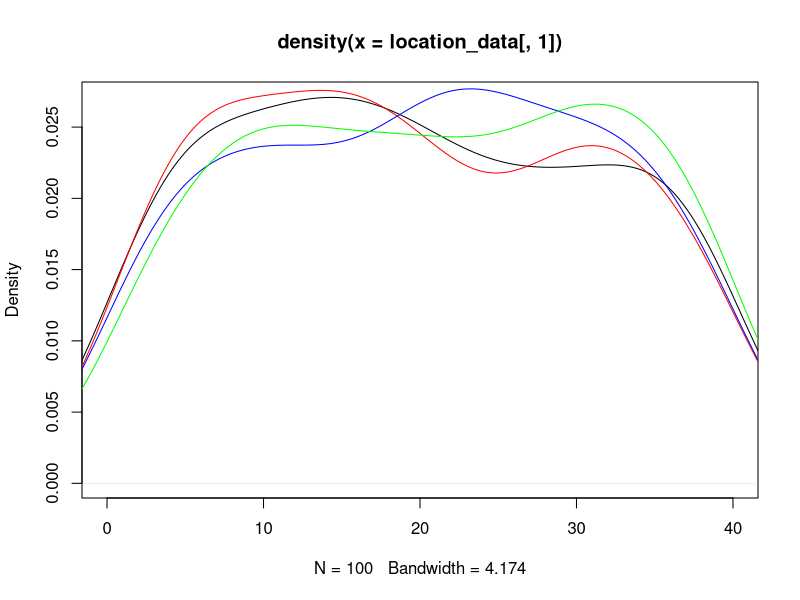
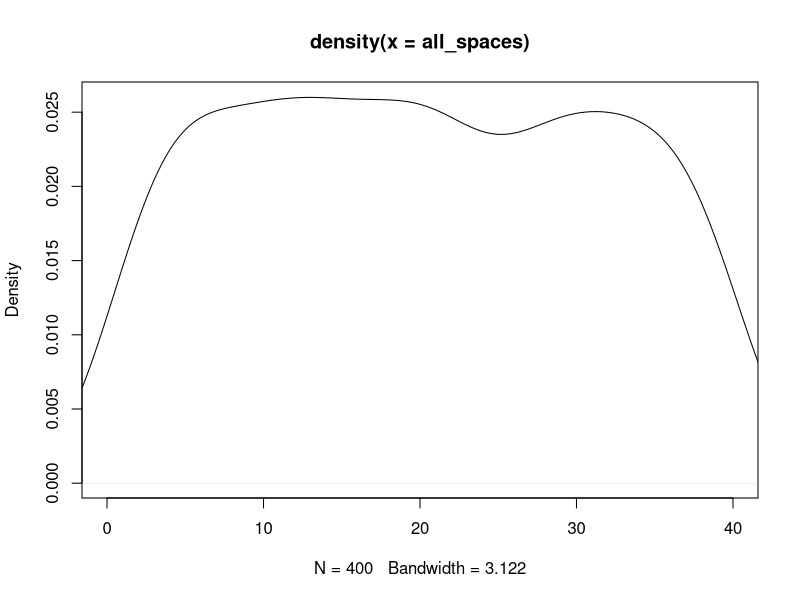
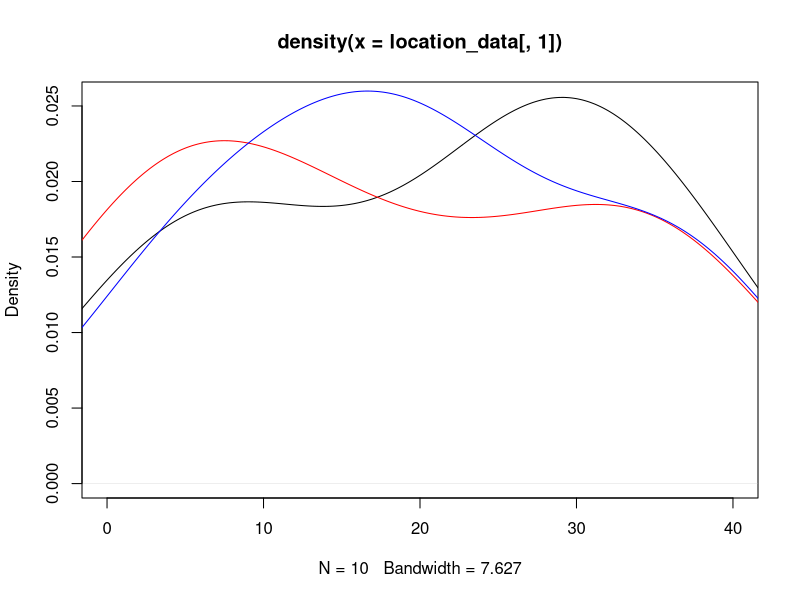
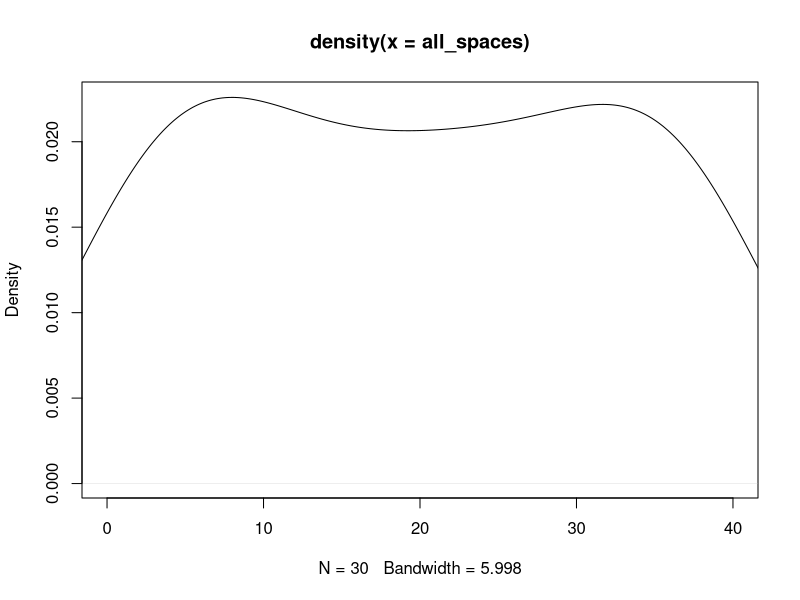

Generate these figures, in order, with R: (Note: this script raises an error after producing the figures.)
## ---- chunk 1
knitr::opts_chunk$set(echo = TRUE)
## ---- chunk 2
#libraries
library(dplyr)
library(ggplot2)
## ---- chunk 3
#Kayleigh
##LET'S GET MOVING

monopolyBoard <- read.csv("MonopolyBoard.csv", header = T)
monopolyBoard

# Using dice rolls to determine where a player will land on the board
#input: "location"; a number 1-40; where the player is on the board
#output: the amount of spaces the player will move until they are on their new location

#note that this is only accounting for standard dice rolls, no special rules yet...

lets_move = function(location) {
  dice_roll_1 <- sample(1:6, 1, replace = TRUE)
  dice_roll_2 <- sample(1:6, 1, replace = TRUE)
  
  roll_total <- sum(dice_roll_1, dice_roll_2)
  roll_double <- dice_roll_1 == dice_roll_2
  
    location = location + roll_total
    
  if (location <= 40) {
    location = location
  } else {
    location = location - 40
  }
  
  space = monopolyBoard$name[monopolyBoard$spaces == location]
  
  print("You're moving forward...")
  print(roll_total)
  
  print("You're on space...")
  print(location)
  
  #print(space) #This prints out the name of the space that they land on. 
}

#testers
lets_move(1)
lets_move(25)
lets_move(38)
lets_move(40)



#A function to move players around the board and to play Monopoly!
#input: "turns"; the amount of turns we should take
#output: a player's new location on the board

lets_play = function(turns) {
  location = 1
  print("Starting Location: GO!")
  for (i in 1:turns) {
    location = lets_move(location)
  }
  print("You've landed on...")
  return(location)
}



lets_play(10) #tester #in this example if you look at a reference monopoly board and "walk" your way around the board with each move being the number in each output, you'll land on the space on the board corresponding to the final output (when counting "GO" as 1 and/or 40) 

#testers 
#"lets_move" and "lets_play" have both been edited to print out phrases for each roll and move to make it easier to determine how the player is moving. 
#"You're moving forward..." gives the player's roll
#"You're on space..." is the players position after 1 turn/"lets_move"
  # Later try to switch this print statement to the name of the spot that the player is on 
#"You've landed on..." gives the final location after running "lets_play" for "x" turns.
  # Later try to switch this print statement to the name of the spot that the player is on 

lets_play(3)
lets_play(10)

## ---- chunk 4
##DOUBLE DOWN

##WORK IN PROGRESS

#A function using dice rolls to determine how many spaces a player will move with the additional rules for "doubles" in Monopoly
#input: "location"; a number 1-40 where the player is on the board
#outut: the number of spaces the player will move on the board, with the special case of rolling three "doubles" and landing in jail
double_down = function(location) {
  dice_roll_1 <- sample(1:6, 1, replace = TRUE)
  dice_roll_2 <- sample(1:6, 1, replace = TRUE)
  
  roll_total <- sum(dice_roll_1, dice_roll_2)
  roll_double <- dice_roll_1 == dice_roll_2
  
  print("roll was")
  print(roll_total)
    
  if (roll_double) {
    
    dice_roll_3 <- sample(1:6, 1, replace = TRUE)
    dice_roll_4 <- sample(1:6, 1, replace = TRUE)
    
    roll_total_2 <- sum(dice_roll_3, dice_roll_4)
    roll_double_2 <- dice_roll_3 == dice_roll_4
    
    print("roll double was")
    print(roll_total_2)

    
    if (roll_double_2) {
      dice_roll_5 <- sample(1:6, 1, replace = TRUE)
      dice_roll_6 <- sample(1:6, 1, replace = TRUE)
      
      roll_total_3 <- sum(dice_roll_5, dice_roll_6)
      roll_double_3 <- dice_roll_5 == dice_roll_6
      
      print("roll double was")
      print(roll_total_3)
      
      if (roll_double_3) {
        location = 11 #Jail
        print("doubles, doubles, doubles")
        print("You're going to JAIL!")
        
      } else {
        location = location + roll_total + roll_total_2 + roll_total_3
        print("doubles, doubles, not doubles")
        print("You're moving forward...")
        print(roll_total + roll_total_2 + roll_total_3)
      }
    } else {
      location = location + roll_total + roll_total_2
      print("doubles, not doubles")
      print("You're moving forward...")
      print(roll_total+roll_total_2)
    }
  } else {
    location = location + roll_total
    print("no doubles")
    print("You're moving forward...")
    print(roll_total)
  }

    
  if (location <= 40) {
    location = location
  } else {
    location = location - 40
  }

  
  print("You're on space...")
  print(location)
}

double_down(1)
#text out in the function is kinda funky right but it's just to make sure its working right
#In final version switch all dice rolls to sample(1:6,...)

## ---- chunk 5
##CHANCE AND COMMUNITY CHEST CARDS
Card_Numbers <- c(1, 2, 3, 4, 5, 6, 7, 8, 9, 10, 11, 12, 13, 14, 15, 16)

Chance_Cards <- c("Advance to Boardwalk", "Advance to Go (Collect $200)", "Advance to Illinois Avenue. If you pass Go, collect $200", "Advance to St. Charles Place. If you pass Go, collect $200", "Advance to the nearest Railroad. If unowned, you may buy it from the Bank. If owned, pay owner twice the rental to which they are otherwise entitled", "Advance to the nearest Railroad. If unowned, you may buy it from the Bank. If owned, pay owner twice the rental to which they are otherwise entitled", "Advance token to nearest Utility. If unowned, you may buy it from the Bank. If owned, throw dice and pay owner a total ten times amount thrown", "Bank pays you dividend of $50", "Get Out of Jail Free", "Go Back 3 Spaces", "Go to Jail. Go directly to Jail, do not pass Go, do not collect $200", "Make general repairs on all your property. For each house pay $25. For each hotel pay $100", "Speeding fine $15", "Take a trip to Reading Railroad. If you pass Go, collect $200", "You have been elected Chairman of the Board. Pay each player $50", "Your building loan matures. Collect $150")

Chance <- data.frame(Chance_Cards, Card_Numbers)
Chance
##Chance cards to move a player to a new space:
  #1 -> Advance to Boardwalk (space 40)
  #2 -> Advance to Go (space 1)
  #3 -> Advance to Illinois Avenue (space 25)
  #4 -> Advance to St. Charles Place (space 12)
  #5 -> Advance to nearest Railroad (space(s) 6, 16, 26, 36)
  #6 -> Advance to nearest Railraod (space(s) 6, 16, 26, 36)
  #7 -> Advance to nearest Utility (space(s) 13, 29)
  #11 -> Go to Jail (space 11)
  #14 -> Take a trip to Reading Railroad (space 6)

Community_Chest_Cards <- c("Advance to Go (Collect $200)", "Bank error in your favor. Collect $200", "Doctor’s fee. Pay $50", "From sale of stock you get $50", "Get Out of Jail Free", "Go to Jail. Go directly to jail, do not pass Go, do not collect $200", "Holiday fund matures. Receive $100", "Income tax refund. Collect $20", "It is your birthday. Collect $10 from every player", "Life insurance matures. Collect $100", "Pay hospital fees of $100", "Pay school fees of $50", "Receive $25 consultancy fee", "You are assessed for street repair. $40 per house. $115 per hotel", "You have won second prize in a beauty contest. Collect $10", "You inherit $100")

Community_Chest <- data.frame(Community_Chest_Cards, Card_Numbers)
Community_Chest

##Community Chest Cards that move a player to a new space:
  #1 -> Advance to GO (space 1)
  #5 -> Go to Jail (space 11)

## ---- chunk 6
# heidi

#the function "who_goes_first" simulates the initial roll before the game begins in order to determine which player goes first
# input is a number of how many players are going to be playing
# output is the value of each players roll and the player that will start the game based on who had the highest roll
who_goes_first <- function(num_players){
  initial_rolls <- c()
  for (i in 1:num_players) {
    player_i_roll <- sum(sample(1:6, 2, replace=TRUE))
    initial_rolls <- c(initial_rolls, player_i_roll) # vector of every player's roll
    print(paste("Player", i, "rolled", player_i_roll))
  }
  cat("\n")
  if(sum(initial_rolls == max(initial_rolls)) >= 2){
    while (sum(initial_rolls == max(initial_rolls)) >= 2) { # if players tied for highest number
      tied_players <- which(initial_rolls==max(initial_rolls)) # identify which players tied
      print("It's a tie! Roll again")
      cat("\n")
      tie_breaker_rolls <- c()
      for (i in tied_players) { # tied players roll again
       player_i_roll2 <- sum(sample(1:6, 2, replace=TRUE))
       tie_breaker_rolls <- c(tie_breaker_rolls, player_i_roll2)
       print(paste("Player", i, "rolled", player_i_roll2))
      }
      initial_rolls <- tie_breaker_rolls
      highest_roll <- max(tie_breaker_rolls)
      highest_player2 <- tied_players[which(tie_breaker_rolls == highest_roll)]
    }
    cat("\n")
    print(paste("Player", highest_player2, "goes first!"))
  }
  else {
    highest_player <- which.max(initial_rolls) # who rolled the highest number
    print(paste("Player", highest_player, "goes first!"))
  }
}

who_goes_first(4) # test function

## ---- chunk 7
# Olivia
# Website for data: https://stat-jet-asu.github.io/Datasets/InstructorDescriptions/monopoly.html

monopolyBoard <- read.csv("MonopolyBoard.csv", header = T)
head(monopolyBoard)

# This section is for question number 2

# Kayleigh's lets_play function from above incorporating players and density plots
# uses lets_move function from above
# input: turns, # of turns to iterate through; players, number of players (2-4)
# output: density plot with a line for each player's frequency of spaces landed on 
# & density plot for the combined frequency of spaces landed on for all players

lets_play = function(turns, players) {
  location_data <- as.data.frame(matrix(nrow = turns, ncol = players))
  
for (j in 1:players) {
  location = 1
  
  for (i in 1:turns) {
    
    location = lets_move(location)
    location_data[i,j] <- location
    }
  }
  
  # creates density plot of frequency of landing on each space for each player
  plot(density(location_data[,1]), xlim = c(0,40), col = "black")
  
  colors <- c("red", "blue", "green")
  
  for (k in 2:players) {
  lines(density(location_data[,k]), col = colors[k-1]) # adds a density line for each player after the first
  }
  
  # creates density plot for total frequency landing on each space (all players spaces included)
  all_spaces <- as.vector(as.matrix(location_data))
  plot(density(all_spaces), xlim = c(0,40), col = "black")
}
lets_play(100, 4)

## ---- chunk 8
who_goes_first2 <- function(num_players){
  initial_rolls <- c()
  for (i in 1:num_players) {
    player_i_roll <- sum(sample(1:6, 2, replace=TRUE))
    initial_rolls <- c(initial_rolls, player_i_roll) # vector of every player's roll
#    print(paste("Player", i, "rolled", player_i_roll))
  }
  cat("\n")
  if(sum(initial_rolls == max(initial_rolls)) >= 2){
    while (sum(initial_rolls == max(initial_rolls)) >= 2) { # if players tied for highest number
      tied_players <- which(initial_rolls==max(initial_rolls)) # identify which players tied
#      print("It's a tie! Roll again")
#      cat("\n")
      tie_breaker_rolls <- c()
      for (i in tied_players) { # tied players roll again
       player_i_roll2 <- sum(sample(1:6, 2, replace=TRUE))
       tie_breaker_rolls <- c(tie_breaker_rolls, player_i_roll2)
#       print(paste("Player", i, "rolled", player_i_roll2))
      }
      initial_rolls <- tie_breaker_rolls
      highest_roll <- max(tie_breaker_rolls)
      highest_player2 <- tied_players[which(tie_breaker_rolls == highest_roll)]
    }
#    cat("\n")
#    print(paste("Player", highest_player2, "goes first!"))
  }
  else {
    highest_player <- which.max(initial_rolls) # who rolled the highest number
#    print(paste("Player", highest_player, "goes first!"))
#    return(highest_player)
  
    
  # creating player order
  player_order <- length(num_players)
  player_order[1] <- as.integer(highest_player)

 for (j in 2:num_players) {
    
  player_order[j] <- as.integer(player_order[j-1] + 1)
  if (player_order[j] > num_players) {
    player_order[j] <- 1
  }
 }
  print(player_order)
  }
  
  playerlist <- (list(highest_player, player_order))
  return(playerlist)
}

#who_goes_first2(4)

## ---- chunk 9
# Question number 3 -- including jail and double rolls

lets_move2 = function(location) {
  dice_roll_1 <- sample(1:6, 1, replace = TRUE)
  dice_roll_2 <- sample(1:6, 1, replace = TRUE)
  
  roll_total <- sum(dice_roll_1, dice_roll_2)
  roll_double <- dice_roll_1 == dice_roll_2
  
    location = location + roll_total # updates location to be previous location + roll total
    double3 = "false" # double3 is assigned "true" if the player double rolls 3x (as seen in if statement below), otherwise it is assigned "false" 
    
  # first double roll -> roll again
  if (roll_double == TRUE) {
    dice_roll_3 <- sample(1:6, 1, replace = TRUE)
    dice_roll_4 <- sample(1:6, 1, replace = TRUE)
    
    roll_total2 <- sum(dice_roll_3, dice_roll_4)
    roll_double2 <- dice_roll_3 == dice_roll_4
    
    location = location + roll_total2
    double3 = "false"
    
    # if player is at a location past 40, subtract 40 so they go back to the GO space at location "41"
    # this is included in each if statement below so that it applies if player has to roll again
    if (location <= 40) {
      location = location
    } else {
      location = location - 40
    }
     
      # second double roll -> roll again
      if (roll_double2 == TRUE) {
        dice_roll_5 <- sample(1:6, 1, replace = TRUE)
        dice_roll_6 <- sample(1:6, 1, replace = TRUE)
    
        roll_total3 <- sum(dice_roll_5, dice_roll_6)
        roll_double3 <- dice_roll_5 == dice_roll_6
    
        location = location + roll_total3
        double3 = "false"
        
        if (location <= 40) {
          location = location
        } else {
          location = location - 40
        }
        
        # third double roll -> go to jail
          if (roll_double3 == TRUE) {
            location = monopolyBoard$spaces[monopolyBoard$name == "Jail"]
            double3 = "true"
          }
      }
  }  
    
  if (location <= 40) {
    location = location
  } else {
    location = location - 40
  }
  
  listdata <- (list(location, double3)) # creates list for outputs "location" and "double3"
  # if you need to access location from this function, use lets_move2(location)[[1]]
  # if you need to access double3, use lets_move2(double3)[[2]]
  return(listdata)
  
}


# lets_play2 is currently set up to have each player go thru all their turns and then move onto the next player
# probably need to fix this for question 5

## ---- chunk 10

lets_play2 = function(turns, players) {
  
  
  location_data <- as.data.frame(matrix(nrow = turns, ncol = players)) # dataframe will keep data for locations of players for each turn
  double3data <- as.data.frame(matrix(nrow = turns, ncol = players)) # dataframe will say "true" if player double rolled 3x (which lands them in jail) and "false" if they didn't double roll 3x
  
    # puts players in order
    colnames(location_data) <- who_goes_first2(players)[[2]]
  
    location = 1 # each player starts at location 1
    location_data[1,] <- location
    double3 = 0 # initializing "double3" which will be later assigned a "true" or "false" based on if player double rolled 3x
  
    for (i in 2:turns) { # iterates through number of turns
      
        for (j in 1:players) { # rotates through each player
          
        location = lets_move2(location_data[i-1,j])[[1]] # takes location from lets_move2 function and assigns it to location
        location_data[i,j] <- as.integer(location) # puts location value into the dataframe of locations for each player
        double3data[i,j] <- lets_move2(double3)[[2]] # takes "true" or "false" value from double3 and adds it to double3data dataframe
        
      # deals with landing in jail from "go to jail" space and staying there for next 3 turns
      if (31 %in% location_data[i-1,j]) { # if you landed on 31 in the last turn (i-1 turn), you go to jail (space 11) for the ith turn
        location <- 11
        location_data[i,j] <- as.integer(location) # new location is 11
      } else if (11 %in% location_data[i-1,j] & 31 %in% location_data[i-2,j]) { # if you were on space 11 last turn AND you were on space 31 2 turns ago, you stay in jail (space 11) for turn i
        location <- 11
        location_data[i,j] <- as.integer(location)  
      } else if (11 %in% location_data[i-2,j] & 31 %in% location_data[i-3,j]) {
        location <- 11
        location_data[i,j] <- as.integer(location)
      }
        
      # landing in jail from 3x double roll and staying there for next 3 turns
      if (11 %in% location_data[i,j] & "true" %in% double3data[i-1,j]) { # if player's location is 11 (jail) and double3data is"true" (player double rolled 3x), player stays in jail. all 3 if/else if statements keep player in jail for the next 3 turns
        location <- 11
        location_data[i,j] <- as.integer(location)
      } else if (11 %in% location_data[i-1,j] & "true" %in% double3data[i-2,j]) { # 
        location <- 11
        location_data[i,j] <- as.integer(location)
      } else if (11 %in% location_data[i-2,j] & "true" %in% double3data[i-3,j]) {
        location <- 11
        location_data[i,j] <- as.integer(location)
      }
        
    }
  }
  print(location_data)
  
  # creates density plot of frequency of landing on each space for each player
  plot(density(location_data[,1]), xlim = c(0,40), col = "black")
  
  colors <- c("red", "blue", "green")
  
  for (k in 2:players) {
    lines(density(location_data[,k]), col = colors[k-1]) # adds a density line for each player after the first
  }
  
  # creates density plot for total frequency landing on each space (all players spaces included)
  all_spaces <- as.vector(as.matrix(location_data))
  plot(density(all_spaces), xlim = c(0,40), col = "black")
  
}
 
lets_play2(10, 3)

location_data

# how should we go about recording spaces landed on when double rolls occur?

## ---- chunk 11
# olivia (ignore this its a work in progress)
# Figure out how to have players pay and recieve money from landing on chance and community chest spaces

     if(draw_card == 5){
        if(location >= 37 && location <= 5){
              location = 6
              
              
            } else if (location >= 6 && location <= 15){
                location = 16
              } else {
                if(location >= 16 && location <= 25){
                  location = 26
                } else {
                  location = 36
                }
              }
            }
  
    if(draw_card == 6){
        if(location >= 37 && location <= 5){
              location = 6
            } else {
              if (location >= 6 && location <= 15){
                location = 16
              } else {
                if(location >= 16 && location <= 25){
                  location = 26
                } else {
                  location = 36
                }
              }
            }
    }

#################

Updating_Player_Bank <- function(location) {
  if(location == 2 || location == 4 || location == 6 || location == 7 || location == 9 || location == 10 || location == 12 || location == 13 || location == 14 || location == 15 || location == 16 || location == 17 || location == 19 || location == 20 || location == 22 || location == 24 || location == 25 || location == 26 || location == 27 || location == 28 || location == 29 || location == 30 || location == 32 || location == 33 || location == 35 || location == 36 || location == 38 || location == 40){
    location = location
    spot <- which(Property_Statuses$Space == location)
    cost <- which(monopolyBoard$spaces == location)
    owned_by_player <- Property_Statuses$Owned_By_Player[spot]
    The_Players$Player_Bank[owned_by_player] <- The_Players$Player_Bank[owned_by_player] + monopolyBoard$cost[cost]
    The_Players$Player_Bank[owned_by_player]
    The_Players
    
    The_Players$Player_Bank[owned_by_player] <- The_Players$Player_Bank[owned_by_player] + monopolyBoard$rent_0[cost]
    
    The_Players$Player_Bank[j] <- The_Players$Player_Bank[j] - monopolyBoard$rent_0[cost]
    
    return(The_Players)

  }
}

#########################################

lets_move3 = function(location) {
  dice_roll_1 <- sample(1:6, 1, replace = TRUE)
  dice_roll_2 <- sample(1:6, 1, replace = TRUE)
  
  roll_total <- sum(dice_roll_1, dice_roll_2)
  roll_double <- dice_roll_1 == dice_roll_2
  
    location = location + roll_total
    double3 = "false"
  
  print("your roll total is...")
  print(roll_total)

  if (location <= 40) {
      location = location
  } else {
      location = location - 40
  }
   
  print("your location is...")
  print(location)
  
  Updating_Player_Bank(location)
  
  if(location == 8 || location == 23 || location == 27) {
    location = Drawing_Chance(location)
    print("your location is...")
    print(location)
#    Updating_Player_Bank(location)
  }
  
  if(location == 3 || location == 18 || location == 34) {
    location = Drawing_Community_Chest(location)
    print("your location is...")
    print(location)
#    Updating_Player_Bank(location)
  }
    
  # first double roll -> roll again
  if (roll_double == TRUE) {
    dice_roll_3 <- sample(1:6, 1, replace = TRUE)
    dice_roll_4 <- sample(1:6, 1, replace = TRUE)
    
    roll_total2 <- sum(dice_roll_3, dice_roll_4)
    roll_double2 <- dice_roll_3 == dice_roll_4
    
    location = location + roll_total2
    double3 = "false"
    print("1 double")
    
    if (location <= 40) {
      location = location
    } else {
      location = location - 40
    }
    
    
    if(location == 8 || location == 23 || location == 27) {
    location = Drawing_Chance(location)
    }
  
  if(location == 3 || location == 18 || location == 34) {
    location = Drawing_Community_Chest(location)
  }
    
    Updating_Player_Bank(location)
     
      # second double roll -> roll again
      if (roll_double2 == TRUE) {
        dice_roll_5 <- sample(1:6, 1, replace = TRUE)
        dice_roll_6 <- sample(1:6, 1, replace = TRUE)
    
        roll_total3 <- sum(dice_roll_5, dice_roll_6)
        roll_double3 <- dice_roll_5 == dice_roll_6
    
        location = location + roll_total3
        double3 = "false"
        print("2 doubles")
        
        if (location <= 40) {
          location = location
        } else {
          location = location - 40
        }
        
        
        if(location == 8 || location == 23 || location == 27) {
          location = Drawing_Chance(location)
        }
  
        if(location == 3 || location == 18 || location == 34) {
          location = Drawing_Community_Chest(location)
         
        }
        
        Updating_Player_Bank(location)
        
        # third double roll -> go to jail
          if (roll_double3 == TRUE) {
            location = monopolyBoard$spaces[monopolyBoard$name == "Jail"]
            double3 = "true"
            print("three doubles")
          }
      }
  }  
   
  location = location 
  
  print("your location is...")
  print(location)
  listdata <- (list(location, double3, The_Players))
  return(listdata)
  
}

##########

lets_play3 = function(turns, players) {
  
  location_data <- as.data.frame(matrix(nrow = turns, ncol = players))
  double3data <- as.data.frame(matrix(nrow = turns, ncol = players))
  
    colnames(location_data) <- who_goes_first2(players)[[2]]
  
    location = 1
    location_data[1,] <- location
    double3 = 0
  
    for (i in 2:turns) {
      
        for (j in 1:players) {
          
        location = lets_move3(location_data[i-1,j])[[1]]
        location_data[i,j] <- as.integer(location)
        double3data[i,j] <- lets_move3(double3)[[2]]
        
      # deals with landing in jail from "go to jail" space and staying there for next 3 turns
      if (31 %in% location_data[i-1,j]) { # if you land on 31 (go to jail), next location is in jail (space 11)
        location <- 11
        location_data[i,j] <- as.integer(location)
      } else if (11 %in% location_data[i-1,j] & 31 %in% location_data[i-2,j]) {
        location <- 11
        location_data[i,j] <- as.integer(location)
      } else if (11 %in% location_data[i-2,j] & 31 %in% location_data[i-3,j]) {
        location <- 11
        location_data[i,j] <- as.integer(location)
      }
        
      # landing in jail from 3x double roll and staying there for next 3 turns
      if (11 %in% location_data[i,j] & "true" %in% double3data[i-1,j]) { # "true" means player double rolled 3x -> jail
        location <- 11
        location_data[i,j] <- as.integer(location)
      } else if (11 %in% location_data[i-1,j] & "true" %in% double3data[i-2,j]) { # 
        location <- 11
        location_data[i,j] <- as.integer(location)
      } else if (11 %in% location_data[i-2,j] & "true" %in% double3data[i-3,j]) {
        location <- 11
        location_data[i,j] <- as.integer(location)
      }
        
    }
  }
  print(location_data)
  print(double3data)
  print(The_Players)

  
  # creates density plot of frequency of landing on each space for each player
  plot(density(location_data[,1]), xlim = c(0,40), col = "black")
  
  plot(location_data[,1], xlim= c(0,40), col="black", type="h", xlab="Spaces", ylab="Frequency", main="Frequency of Landing on Each Space for Each Player")
  
  colors <- c("red", "blue", "green")
  
  for (k in 2:players) {
    lines(density(location_data[,k]), col = colors[k-1]) # adds a density line for each player after the first
  }
  
  # creates density plot for total frequency landing on each space (all players spaces included)
  all_spaces <- as.vector(as.matrix(location_data))
  plot(density(all_spaces), xlim = c(0,40), col = "black")
  
}


## ---- chunk 12
#4 - Kayleigh and Maddie 
#Chance - spaces 8, 23, 37
#Community Chest - spaces 3, 18, 34
Chance

Drawing_Chance = function(location) {
  location = location
  draw_card <- sample(1:16, 1, replace = TRUE)
  player_card <- Chance$Chance_Cards[draw_card]
  print(player_card)

  
      if(draw_card == 1) {
        location = 1
      }
      
      if(draw_card == 2) {
        location = 1
      }
      
      if(draw_card == 3) {
        location = 25
      }
  
      if(draw_card == 4){
        location = 12
      }
  
      if(draw_card == 5){
        if(location >= 37 && location <= 5){
              location = 6
            } else {
              if (location >= 6 && location <= 15){
                location = 16
              } else {
                if(location >= 16 && location <= 25){
                  location = 26
                } else {
                  location = 36
                }
              }
            }
    }
  
    if(draw_card == 6){
        if(location >= 37 && location <= 5){
              location = 6
            } else {
              if (location >= 6 && location <= 15){
                location = 16
              } else {
                if(location >= 16 && location <= 25){
                  location = 26
                } else {
                  location = 36
                }
              }
            }
    }
  
    if(draw_card == 7){
        if(location >= 29 && location <= 12){
              location = 13
            } else {
              location = 29
    }
  }
  
    if(draw_card == 11) {
      location = 11
    }
  
    if(draw_card == 14) {
      location = 6
    }
  
    if(draw_card == 10) {
      location = location - 3
    }
  
    location = location
    return(location)
}

Drawing_Chance(8)
Drawing_Chance(23)
Drawing_Chance(37)

Drawing_Community_Chest = function(location) {
  location = location
  draw_card_chest <- sample(1:16, 1, replace = TRUE)
  player_card_chest <- Community_Chest$Community_Chest_Cards[draw_card_chest]
  print(player_card_chest)
  print(location)
  
  if (draw_card_chest == 1) {
    location = 1
  } else {
    if (draw_card_chest == 6) {
    location = 11
    } else {
      location = location
    }
  
  }
  
  location = location 
  return(location)
}

Drawing_Community_Chest(3)
Drawing_Community_Chest(18)
Drawing_Community_Chest(34)

lets_move3 = function(location) {
  dice_roll_1 <- sample(1:6, 1, replace = TRUE)
  dice_roll_2 <- sample(1:6, 1, replace = TRUE)
  
  roll_total <- sum(dice_roll_1, dice_roll_2)
  roll_double <- dice_roll_1 == dice_roll_2
  
    location = location + roll_total
    double3 = "false"
  
  print("your roll total is...")
  print(roll_total)

  if (location <= 40) {
      location = location
  } else {
      location = location - 40
  }
   
  print("your location is...")
  print(location)
  
  if(location == 8 || location == 23 || location == 27) {
    location = Drawing_Chance(location)
    print("your location is...")
    print(location)
  }
  
  if(location == 3 || location == 18 || location == 34) {
    location = Drawing_Community_Chest(location)
    print("your location is...")
    print(location)
  }
    
  # first double roll -> roll again
  if (roll_double == TRUE) {
    dice_roll_3 <- sample(1:6, 1, replace = TRUE)
    dice_roll_4 <- sample(1:6, 1, replace = TRUE)
    
    roll_total2 <- sum(dice_roll_3, dice_roll_4)
    roll_double2 <- dice_roll_3 == dice_roll_4
    
    location = location + roll_total2
    double3 = "false"
    print("1 double")
    
    if (location <= 40) {
      location = location
    } else {
      location = location - 40
    }
    
    
    if(location == 8 || location == 23 || location == 27) {
    location = Drawing_Chance(location)
    }
  
  if(location == 3 || location == 18 || location == 34) {
    location = Drawing_Community_Chest(location)
    }
     
      # second double roll -> roll again
      if (roll_double2 == TRUE) {
        dice_roll_5 <- sample(1:6, 1, replace = TRUE)
        dice_roll_6 <- sample(1:6, 1, replace = TRUE)
    
        roll_total3 <- sum(dice_roll_5, dice_roll_6)
        roll_double3 <- dice_roll_5 == dice_roll_6
    
        location = location + roll_total3
        double3 = "false"
        print("2 doubles")
        
        if (location <= 40) {
          location = location
        } else {
          location = location - 40
        }
        
        if(location == 8 || location == 23 || location == 27) {
          location = Drawing_Chance(location)
        }
  
        if(location == 3 || location == 18 || location == 34) {
          location = Drawing_Community_Chest(location)
         
        }
        
        # third double roll -> go to jail
          if (roll_double3 == TRUE) {
            location = monopolyBoard$spaces[monopolyBoard$name == "Jail"]
            double3 = "true"
            print("three doubles")
          }
      }
  }  
   
  location = location 
  
  print("your location is...")
  print(location)
  listdata <- (list(location, double3))
  return(listdata)
  
}

lets_move3(1)


lets_play3 = function(turns, players) {
  
  location_data <- as.data.frame(matrix(nrow = turns, ncol = players))
  double3data <- as.data.frame(matrix(nrow = turns, ncol = players))
  
    colnames(location_data) <- who_goes_first2(players)[[2]]
  
    location = 1
    location_data[1,] <- location
    double3 = 0
  
    for (i in 2:turns) {
      
        for (j in 1:players) {
          
        location = lets_move3(location_data[i-1,j])[[1]]
        location_data[i,j] <- as.integer(location)
        double3data[i,j] <- lets_move3(double3)[[2]]
        
      # deals with landing in jail from "go to jail" space and staying there for next 3 turns
      if (31 %in% location_data[i-1,j]) { # if you land on 31 (go to jail), next location is in jail (space 11)
        location <- 11
        location_data[i,j] <- as.integer(location)
      } else if (11 %in% location_data[i-1,j] & 31 %in% location_data[i-2,j]) {
        location <- 11
        location_data[i,j] <- as.integer(location)
      } else if (11 %in% location_data[i-2,j] & 31 %in% location_data[i-3,j]) {
        location <- 11
        location_data[i,j] <- as.integer(location)
      }
        
      # landing in jail from 3x double roll and staying there for next 3 turns
      if (11 %in% location_data[i,j] & "true" %in% double3data[i-1,j]) { # "true" means player double rolled 3x -> jail
        location <- 11
        location_data[i,j] <- as.integer(location)
      } else if (11 %in% location_data[i-1,j] & "true" %in% double3data[i-2,j]) { # 
        location <- 11
        location_data[i,j] <- as.integer(location)
      } else if (11 %in% location_data[i-2,j] & "true" %in% double3data[i-3,j]) {
        location <- 11
        location_data[i,j] <- as.integer(location)
      }
        
    }
  }
  print(location_data)
  print(double3data)


  
  # creates density plot of frequency of landing on each space for each player
  plot(density(location_data[,1]), xlim = c(0,40), col = "black")
  
  plot(location_data[,1], xlim= c(0,40), col="black", type="h", xlab="Spaces", ylab="Frequency", main="Frequency of Landing on Each Space for Each Player")
  
  colors <- c("red", "blue", "green")
  
  for (k in 2:players) {
    lines(density(location_data[,k]), col = colors[k-1]) # adds a density line for each player after the first
  }
  
  # creates density plot for total frequency landing on each space (all players spaces included)
  all_spaces <- as.vector(as.matrix(location_data))
  plot(density(all_spaces), xlim = c(0,40), col = "black")
  
}


lets_play3(100, 4)

## ---- chunk 13

#use lets_move2 for freq plot

 
## ---- chunk 14
#hello
dice_roll <- sum(sample(1:6, 2, replace = TRUE))
dice_roll

Drawing_Chance = function(location, Player_Bank) {
  location = location
  Player_Bank = Player_Bank
  
  draw_card <- sample(1:16, 1, replace = TRUE)
  player_card <- Chance$Chance_Cards[draw_card]
  print(player_card)

  
      if(draw_card == 1) {
        location = 1
      }
      
      if(draw_card == 2) {
        location = 1
        Player_Bank = Player_Bank + 200
      }
      
      if(draw_card == 3) {
        if(location > 25){
          Player_Bank = Player_Bank + 200
        }else{
          Player_Bank = Player_Bank
    }
        location = 25
      }
  
      if(draw_card == 4){
        if(location > 13 ){
          Player_Bank = Player_Bank + 200
        }else{
          Player_Bank = Player_Bank
    }
        location = 12
      }
  
      if(draw_card == 5){
        if(location >= 37 && location <= 5){
              location = 6
            } else {
              if (location >= 6 && location <= 15){
                location = 16
              } else {
                if(location >= 16 && location <= 25){
                  location = 26
                } else {
                  location = 36
                }
              }
            }
    }
  
    if(draw_card == 6){
        if(location >= 37 && location <= 5){
              location = 6
            } else {
              if (location >= 6 && location <= 15){
                location = 16
              } else {
                if(location >= 16 && location <= 25){
                  location = 26
                } else {
                  location = 36
                }
              }
            }
    }
  
    if(draw_card == 7){
        if(location >= 29 && location <= 12){
              location = 13
            } else {
              location = 29
    }
    }
  
    if(draw_card == 8){
      Player_Bank = Player_Bank + 50
    }
  
    if(draw_card == 10) {
      location = location - 3
    }
  
    if(draw_card == 11) {
      location = 11
    }
  
    if(draw_card == 13){
      Player_Bank = Player_Bank - 15
    }
  
    if(draw_card == 14) {
      if(location > 6){
        Player_Bank = Player_Bank + 200
      }else{
        Player_Bank = Player_Bank
    }
      location = 6
    }
  
    if(draw_card == 16){
      Player_Bank = Player_Bank + 150
    }
  
    Player_Bank = Player_Bank
    location = location
    return(Player_Bank)
    return(location)
}

Drawing_Community_Chest = function(location, Player_Bank) {
  location = location
  Player_Bank = Player_Bank
  
  draw_card_chest <- sample(1:16, 1, replace = TRUE)
  player_card_chest <- Community_Chest$Community_Chest_Cards[draw_card_chest]
  print(player_card_chest)
  print(location)
  
  if (draw_card_chest == 1) {
    location = 1
    Player_Bank = Player_Bank + 200
  }
  
  #Bank error in your favor. Collect $200
  if(draw_card == 2){
    Player_Bank = Player_Bank + 200
  }
  
  #Doctor’s fee. Pay $50
  if(draw_card == 3){
    Player_Bank = Player_Bank - 50
  }
  
  #From sale of stock you get $50
  if(draw_card == 4){
    Player_Bank = Player_Bank + 50
  }
  
  if(draw_card_chest == 6) {
    location = 11
  }
  
  #Holiday fund matures. Receive $100
  if(draw_card == 7){
    Player_Bank = Player_Bank + 100
  }
  
  #Income tax refund. Collect $20
  if(draw_card == 8){
    Player_Bank = Player_Bank + 20
  }
  
  #Life insurance matures. Collect $100
  if(draw_card == 10){
    Player_Bank = Player_Bank + 100
  }
  
  #Pay hospital fees of $100
  if(draw_card == 11){
    Player_Bank = Player_Bank - 100
  }
  
  #Pay school fees of $50
  if(draw_card == 12){
    Player_Bank = Player_Bank - 50
  }
  
  #Receive $25 consultancy fee
  if(draw_card == 13){
    Player_Bank = Player_Bank + 25
  }
  
  #You have won second prize in a beauty contest. Collect $10
  if(draw_card == 15){
    Player_Bank = Player_Bank + 10
  }
  
  #You inherit $100
  if(draw_card == 16){
    Player_Bank = Player_Bank + 100
  }
  
  location = location 
  Player_Bank = Player_Bank
  return(Player_Bank)
  return(location)
}



Chance
Community_Chest
## ---- chunk 15
library(tidyverse)
## ---- chunk 16
Players <- c("Player 1", "Player 2", "Player 3", "Player 4")
Player_Bank <- c(1250, 1250, 1250, 1250)
The_Players <- data.frame(Players, Player_Bank)

Property <- c("Mediterranean", "Baltic", "Reading Railroad", "Oriental", "Vermot", "Connecticut", "St. Charles", "Electric Company", "States", "Virginia", "Pennsylvania Railroad", "St. James", "Tennessee", "New York", "Kentucky", "Indiana", "Illinios", "B&O Railroad", "Atlantic", "Ventnor", "Water Works", "Marvin Gardens", "Pacific", "N. Carolina", "Pennsylvania", "Short Line Railroad", "Park Place", "Boardwalk")
Owned_By_Player <- sample(1:4, 28, replace = TRUE)
Space <- c(2, 4, 6, 7, 9, 10, 12, 13, 14, 15, 16, 17, 19, 20, 22, 24, 25, 26, 27, 28, 29, 30, 32, 33, 35, 36, 38, 40)
Property_Statuses <- data.frame(Property, Space, Owned_By_Player)
Property_Statuses


Updating_Player_Bank <- function(location, j) {
  if(location == 2 || location == 4 || location == 6 || location == 7 || location == 9 || location == 10 || location == 12 || location == 13 || location == 14 || location == 15 || location == 16 || location == 17 || location == 19 || location == 20 || location == 22 || location == 24 || location == 25 || location == 26 || location == 27 || location == 28 || location == 29 || location == 30 || location == 32 || location == 33 || location == 35 || location == 36 || location == 38 || location == 40){
    
    location = location
    spot <- which(Property_Statuses$Space == location)
    cost <- which(monopolyBoard$spaces == location)
    owned_by_player <- Property_Statuses$Owned_By_Player[spot]
    
    The_Players$Player_Bank[owned_by_player] <- The_Players$Player_Bank[owned_by_player] + monopolyBoard$rent_0[cost]
    
    The_Players$Player_Bank[j] <- The_Players$Player_Bank[j] - monopolyBoard$rent_0[cost]
    
    The_Players
  }
}

Updating_Player_Bank(2, 3)

lets_move3 = function(location) {
  dice_roll_1 <- sample(1:6, 1, replace = TRUE)
  dice_roll_2 <- sample(1:6, 1, replace = TRUE)
  
  roll_total <- sum(dice_roll_1, dice_roll_2)
  roll_double <- dice_roll_1 == dice_roll_2
  
    location = location + roll_total
    double3 = "false"


  if (location <= 40) {
      location = location
  } else {
      location = location - 40
  }

  if(location == 8 || location == 23 || location == 27) {
    location = Drawing_Chance(location)

  }
  
  if(location == 3 || location == 18 || location == 34) {
    location = Drawing_Community_Chest(location)

  }

Updating_Player_Bank(location, j)

  # first double roll -> roll again
  if (roll_double == TRUE) {
    dice_roll_3 <- sample(1:6, 1, replace = TRUE)
    dice_roll_4 <- sample(1:6, 1, replace = TRUE)
    
    roll_total2 <- sum(dice_roll_3, dice_roll_4)
    roll_double2 <- dice_roll_3 == dice_roll_4
    
    location = location + roll_total2
    double3 = "false"

    
    if (location <= 40) {
      location = location
    } else {
      location = location - 40
    }
    
    
    if(location == 8 || location == 23 || location == 27) {
    location = Drawing_Chance(location)
    }
  
  if(location == 3 || location == 18 || location == 34) {
    location = Drawing_Community_Chest(location)
    }
    
    Updating_Player_Bank(location, j)
    
      # second double roll -> roll again
      if (roll_double2 == TRUE) {
        dice_roll_5 <- sample(1:6, 1, replace = TRUE)
        dice_roll_6 <- sample(1:6, 1, replace = TRUE)
    
        roll_total3 <- sum(dice_roll_5, dice_roll_6)
        roll_double3 <- dice_roll_5 == dice_roll_6
    
        location = location + roll_total3
        double3 = "false"
        
        if (location <= 40) {
          location = location
        } else {
          location = location - 40
        }
        
        if(location == 8 || location == 23 || location == 27) {
          location = Drawing_Chance(location)
        }
  
        if(location == 3 || location == 18 || location == 34) {
          location = Drawing_Community_Chest(location)
         
        }
        
        Updating_Player_Bank(location, j)
        
        # third double roll -> go to jail
          if (roll_double3 == TRUE) {
            location = monopolyBoard$spaces[monopolyBoard$name == "Jail"]
            double3 = "true"
          }
      }
  }  
   
  location = location 
}

lets_move3(2)


lets_play4 = function(turns, players) {
  
  location_data <- as.data.frame(matrix(nrow = turns, ncol = players))
  double3data <- as.data.frame(matrix(nrow = turns, ncol = players))
  players_banks <- as.data.frame(matrix(nrow = turns, ncol = players))

print(Property_Statuses)

  for (j in 1:players) {
    location = 1
    double3 = 0
    
    
    for (i in 1:turns) {
        print("player")
        print(j)
        location = lets_move3(location)[[1]]
        location_data[i,j] <- as.integer(location)
        double3data[i,j] <- lets_move3(double3)[[2]]

                
      # deals with landing in jail from "go to jail" space and staying there for next 3 turns
      if (31 %in% location_data[i-1,j]) { # if you land on 31 (go to jail), next location is in jail (space 11)
        location <- 11
        location_data[i,j] <- as.integer(location)
      } else if (11 %in% location_data[i-1,j] & 31 %in% location_data[i-2,j]) {
        location <- 11
        location_data[i,j] <- as.integer(location)
      } else if (11 %in% location_data[i-2,j] & 31 %in% location_data[i-3,j]) {
        location <- 11
        location_data[i,j] <- as.integer(location)
      }
        
      # landing in jail from 3x double roll and staying there for next 3 turns
      if (11 %in% location_data[i,j] & "true" %in% double3data[i-1,j]) { # "true" means player double rolled 3x -> jail
        location <- 11
        location_data[i,j] <- as.integer(location)
      } else if (11 %in% location_data[i-1,j] & "true" %in% double3data[i-2,j]) { # 
        location <- 11
        location_data[i,j] <- as.integer(location)
      } else if (11 %in% location_data[i-2,j] & "true" %in% double3data[i-3,j]) {
        location <- 11
        location_data[i,j] <- as.integer(location)
      }
      
      
    }
  }
  
print(location_data)
return(The_Players)

}

lets_play4(1,4)
## ---- chunk 17
monopolyBoard
Players <- c("Player 1", "Player 2", "Player 3", "Player 4")
Player_Bank <- c(1250, 1250, 1250, 1250)
The_Players <- data.frame(Players, Player_Bank)

Property <- c("Mediterranean", "Baltic", "Reading Railroad", "Oriental", "Vermot", "Connecticut", "St. Charles", "Electric Company", "States", "Virginia", "Pennsylvania Railroad", "St. James", "Tennessee", "New York", "Kentucky", "Indiana", "Illinios", "B&O Railroad", "Atlantic", "Ventnor", "Water Works", "Marvin Gardens", "Pacific", "N. Carolina", "Pennsylvania", "Short Line Railroad", "Park Place", "Boardwalk")
Owned_By_Player <- sample(1:4, 28, replace = TRUE)
Space <- c(2, 4, 6, 7, 9, 10, 12, 13, 14, 15, 16, 17, 19, 20, 22, 24, 25, 26, 27, 28, 29, 30, 32, 33, 35, 36, 38, 40)
Property_Statuses <- data.frame(Property, Space, Owned_By_Player)
Property_Statuses


Updating_Player_Bank <- function(location, j) {
  if(location == 2 || location == 4 || location == 6 || location == 7 || location == 9 || location == 10 || location == 12 || location == 13 || location == 14 || location == 15 || location == 16 || location == 17 || location == 19 || location == 20 || location == 22 || location == 24 || location == 25 || location == 26 || location == 27 || location == 28 || location == 29 || location == 30 || location == 32 || location == 33 || location == 35 || location == 36 || location == 38 || location == 40){
    location = location
    spot <- which(Property_Statuses$Space == location)
    cost <- which(monopolyBoard$spaces == location)
    owned_by_player <- Property_Statuses$Owned_By_Player[spot]
    The_Players$Player_Bank[owned_by_player] <- The_Players$Player_Bank[owned_by_player] + monopolyBoard$cost[cost]
    The_Players$Player_Bank[owned_by_player]
    The_Players
    
    The_Players$Player_Bank[owned_by_player] <- The_Players$Player_Bank[owned_by_player] + monopolyBoard$rent_0[cost]
    
    The_Players$Player_Bank[j] <- The_Players$Player_Bank[j] - monopolyBoard$rent_0[cost]
    
    return(The_Players)

  }
}

Updating_Player_Bank(12, 3)
## ---- chunk 18
lets_move4 = function(location) {
  dice_roll_1 <- sample(1:6, 1, replace = TRUE)
  dice_roll_2 <- sample(1:6, 1, replace = TRUE)
  
  roll_total <- sum(dice_roll_1, dice_roll_2)
  roll_double <- dice_roll_1 == dice_roll_2
  
    location = location + roll_total
    double3 = "false"
    
    j=2

  if (location <= 40) {
      location = location
      Updating_Player_Bank(location, j)
  } else {
      location = location - 40
      Updating_Player_Bank(location, j)
  }


  if(location == 8 || location == 23 || location == 27) {
    location = Drawing_Chance(location)
    Updating_Player_Bank(location, j)

  }
  
  if(location == 3 || location == 18 || location == 34) {
    location = Drawing_Community_Chest(location)
    Updating_Player_Bank(location, j)

  }


  # first double roll -> roll again
  if (roll_double == TRUE) {
    dice_roll_3 <- sample(1:6, 1, replace = TRUE)
    dice_roll_4 <- sample(1:6, 1, replace = TRUE)
    
    roll_total2 <- sum(dice_roll_3, dice_roll_4)
    roll_double2 <- dice_roll_3 == dice_roll_4
    
    location = location + roll_total2
    double3 = "false"

    
    if (location <= 40) {
      location = location
      Updating_Player_Bank(location, j)
      
    } else {
      location = location - 40
      Updating_Player_Bank(location, j)
    }
    
    
    if(location == 8 || location == 23 || location == 27) {
    location = Drawing_Chance(location)
    Updating_Player_Bank(location, j)
    }
  
  if(location == 3 || location == 18 || location == 34) {
    location = Drawing_Community_Chest(location)
    Updating_Player_Bank(location, j)
    }

    
      # second double roll -> roll again
      if (roll_double2 == TRUE) {
        dice_roll_5 <- sample(1:6, 1, replace = TRUE)
        dice_roll_6 <- sample(1:6, 1, replace = TRUE)
    
        roll_total3 <- sum(dice_roll_5, dice_roll_6)
        roll_double3 <- dice_roll_5 == dice_roll_6
    
        location = location + roll_total3
        double3 = "false"
        
        if (location <= 40) {
          location = location
          Updating_Player_Bank(location, j)
        } else {
          location = location - 40
          Updating_Player_Bank(location, j)
        }
        
        if(location == 8 || location == 23 || location == 27) {
          location = Drawing_Chance(location)
          Updating_Player_Bank(location, j)
        }
  
        if(location == 3 || location == 18 || location == 34) {
          location = Drawing_Community_Chest(location)
          Updating_Player_Bank(location, j)
         
        }

        
        # third double roll -> go to jail
          if (roll_double3 == TRUE) {
            location = monopolyBoard$spaces[monopolyBoard$name == "Jail"]
            double3 = "true"
          }
      }
  }  
   
  location = location 
  
  listdata <- (list(location, double3))
  return(listdata)
  return(Updating_Player_Bank(location, j))
  
}

lets_move4(12)
## ---- chunk 19

lets_play4 = function(turns, players) {
  
  location_data <- as.data.frame(matrix(nrow = turns, ncol = players))
  double3data <- as.data.frame(matrix(nrow = turns, ncol = players))
  
    colnames(location_data) <- who_goes_first2(players)[[2]]
  
    location = 1
    location_data[1,] <- location
    double3 = 0
  
    for (i in 2:turns) {
      
        for (j in 1:players) {
          
        location = lets_move4(location_data[i-1,j])[[1]]
        location_data[i,j] <- as.integer(location)
        double3data[i,j] <- lets_move4(double3)[[2]]
        print(j)
        
      # deals with landing in jail from "go to jail" space and staying there for next 3 turns
      if (31 %in% location_data[i-1,j]) { # if you land on 31 (go to jail), next location is in jail (space 11)
        location <- 11
        location_data[i,j] <- as.integer(location)
      } else if (11 %in% location_data[i-1,j] & 31 %in% location_data[i-2,j]) {
        location <- 11
        location_data[i,j] <- as.integer(location)
      } else if (11 %in% location_data[i-2,j] & 31 %in% location_data[i-3,j]) {
        location <- 11
        location_data[i,j] <- as.integer(location)
      }
        
      # landing in jail from 3x double roll and staying there for next 3 turns
      if (11 %in% location_data[i,j] & "true" %in% double3data[i-1,j]) { # "true" means player double rolled 3x -> jail
        location <- 11
        location_data[i,j] <- as.integer(location)
      } else if (11 %in% location_data[i-1,j] & "true" %in% double3data[i-2,j]) { # 
        location <- 11
        location_data[i,j] <- as.integer(location)
      } else if (11 %in% location_data[i-2,j] & "true" %in% double3data[i-3,j]) {
        location <- 11
        location_data[i,j] <- as.integer(location)
      }
        
    }
    }
    
  print(location_data)
  print(double3data)
  print(The_Players)
    
  # creates density plot of frequency of landing on each space for each player
  plot(density(location_data[,1]), xlim = c(0,40), col = "black")
  plot(location_data[,1], xlim= c(0,40), col="black", type="h", xlab="Spaces", ylab="Frequency", main="Frequency of Landing on Each Space for Each Player")
  
  colors <- c("red", "blue", "green")
  
  for (k in 2:players) {
    lines(density(location_data[,k]), col = colors[k-1]) # adds a density line for each player after the first
  }
  
  # creates density plot for total frequency landing on each space (all players spaces included)
  all_spaces <- as.vector(as.matrix(location_data))
  plot(density(all_spaces), xlim = c(0,40), col = "black")

}

lets_play4(10, 4)
